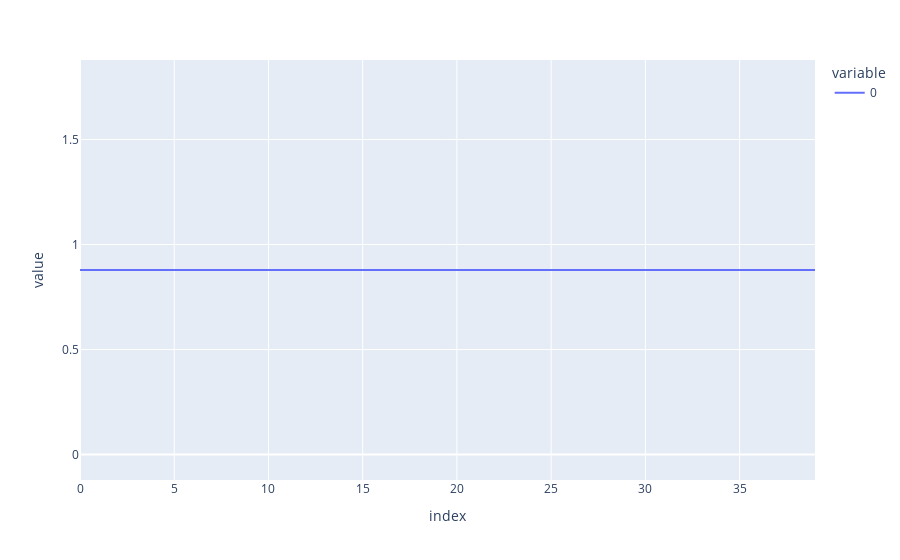

Write notebook code for a chart like this one.
### Code cell
pd.DataFrame(DenseRMSpropPrediction4)[:40].plot()

### Figure 1 — Plotly figure (JSON) as saved in the notebook; plotly's stock layout.template omitted (floating-point values rounded to 4 significant figures)
{"data": [{"hovertemplate": "variable=0<br>index=%{x}<br>value=%{y}<extra></extra>", "legendgroup": "0", "line": {"color": "#636efa", "dash": "solid"}, "mode": "lines", "name": "0", "orientation": "v", "showlegend": true, "type": "scatter", "x": [0, 1, 2, 3, 4, 5, 6, 7, 8, 9, 10, 11, 12, 13, 14, 15, 16, 17, 18, 19, 20, 21, 22, 23, 24, 25, 26, 27, 28, 29, 30, 31, 32, 33, 34, 35, 36, 37, 38, 39], "xaxis": "x", "y": [0.8788, 0.8788, 0.8788, 0.8788, 0.8788, 0.8788, 0.8788, 0.8788, 0.8788, 0.8788, 0.8788, 0.8788, 0.8788, 0.8788, 0.8788, 0.8788, 0.8788, 0.8788, 0.8788, 0.8788, 0.8788, 0.8788, 0.8788, 0.8788, 0.8788, 0.8788, 0.8788, 0.8788, 0.8788, 0.8788, 0.8788, 0.8788, 0.8788, 0.8788, 0.8788, 0.8788, 0.8788, 0.8788, 0.8788, 0.8788], "yaxis": "y"}], "layout": {"legend": {"title": {"text": "variable"}, "tracegroupgap": 0}, "margin": {"t": 60}, "xaxis": {"anchor": "y", "domain": [0, 1], "title": {"text": "index"}}, "yaxis": {"anchor": "x", "domain": [0, 1], "title": {"text": "value"}}}}
